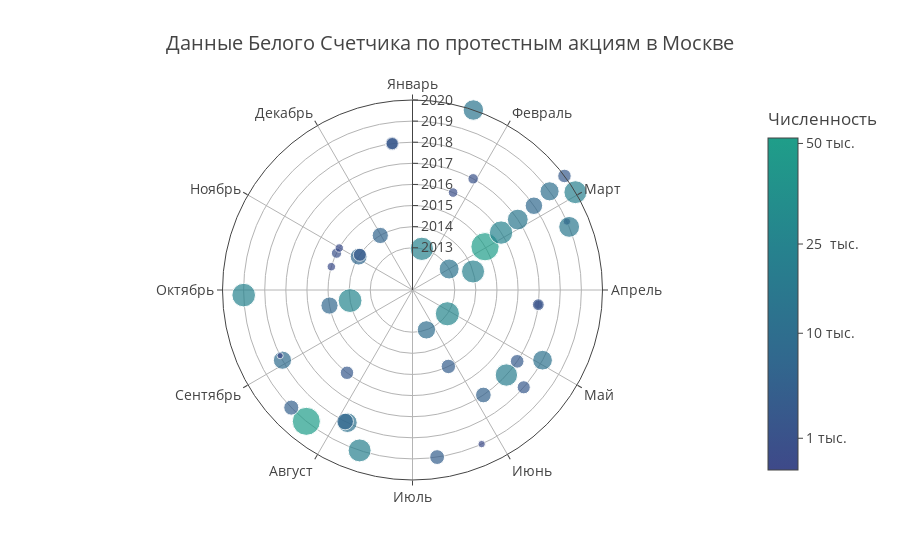

Write notebook code for a chart like this one.
### Code cell
fig = px.scatter_polar(df, r="year", theta="polar_date", color=np.sqrt(df['count']), size=np.sqrt(df['count']), #symbol="year", log_r=True,
                       color_continuous_scale = px.colors.sequential.Viridis[2:6], 
                       title='Данные Белого Счетчика по протестным акциям в Москве',
                       range_r=[2011, 2020], custom_data=[df.date.dt.strftime('%Y-%m-%d'), 'name', 'count'])
# months = ['January', 'February', 'March', 'April', 'May', 'June', 'July',
#           'August', 'September', 'October', 'November', 'December']

months = ['Январь', 'Февраль', 'Март', 'Апрель', 'Май', 'Июнь', 'Июль',
          'Август', 'Сентябрь', 'Октябрь', 'Ноябрь', 'Декабрь']

fig.update_layout(
    template=None,
    
    font=dict(
#         family="Courier New, monospace",
        size=14,
#         color="#7f7f7f"
    ),
    polar = dict(
        angularaxis = dict(tickvals=[(a*30) for a in range(0, 12)], ticktext=months), 
        radialaxis = dict(tickvals=[2013, 2014, 2015, 2016, 2017, 2018, 2019, 2020],
                          angle = 90,
                          tickangle = 90 # so that tick labels are not upside down
                         ),
    ),
    coloraxis_colorbar=dict(
        title="Численность",
#         thicknessmode="pixels", thickness=50,
#         lenmode="pixels", len=200,
        yanchor="top", y=1,
        ticks="outside",
    tickvals=np.sqrt([1000, 10000, 25000, 50000]),
    ticktext=['1 тыс.', '10 тыс.', '25  тыс.', '50 тыс.'],
    

)
)
fig.update_traces(
   hovertemplate='<b>%{customdata[1]}</b><br>Дата: %{customdata[0]}<br>Численность: %{customdata[2]}',
)
fig.show()

### Figure 1 — Plotly figure (JSON) as saved in the notebook; plotly's stock layout.template omitted (floating-point values rounded to 4 significant figures; data arrays with more than 128 entries replaced by an {"elided": "..."} marker saying what was removed)
{"data": [{"customdata": {"elided": "46x3 mixed values"}, "hoverlabel": {"namelength": 0}, "hovertemplate": "<b>%{customdata[1]}</b><br>Дата: %{customdata[0]}<br>Численность: %{customdata[2]}", "legendgroup": "", "marker": {"color": [154.9, 114.0, 165.8, 95.92, 151.0, 161.6, 81.24, 47.96, 74.83, 227.2, 59.16, 84.26, 20.49, 30.41, 20.37, 26.08, 155.6, 51.38, 30.98, 123.3, 24.29, 40, 52.92, 142.1, 70, 87.18, 110.9, 48.99, 109.5, 78.74, 94.34, 10.95, 53.85, 41.83, 103.9, 15.81, 123.7, 15.81, 62.45, 150, 223.6, 64.81, 158.7, 119.2, 51.96, 149.3], "coloraxis": "coloraxis", "size": [154.9, 114.0, 165.8, 95.92, 151.0, 161.6, 81.24, 47.96, 74.83, 227.2, 59.16, 84.26, 20.49, 30.41, 20.37, 26.08, 155.6, 51.38, 30.98, 123.3, 24.29, 40, 52.92, 142.1, 70, 87.18, 110.9, 48.99, 109.5, 78.74, 94.34, 10.95, 53.85, 41.83, 103.9, 15.81, 123.7, 15.81, 62.45, 150, 223.6, 64.81, 158.7, 119.2, 51.96, 149.3], "sizemode": "area", "sizeref": 0.5679, "symbol": "circle"}, "mode": "markers", "name": "", "r": [2013, 2013, 2013, 2013, 2014, 2014, 2014, 2014, 2014, 2015, 2015, 2015, 2015, 2015, 2015, 2016, 2016, 2016, 2017, 2017, 2017, 2017, 2017, 2017, 2017, 2018, 2018, 2018, 2018, 2018, 2018, 2018, 2018, 2018, 2019, 2019, 2019, 2019, 2019, 2019, 2019, 2019, 2019, 2020, 2020, 2020], "showlegend": false, "subplot": "polar", "theta": [12.82, 60.16, 124.3, 160.8, 72.99, 260.4, 301.8, 303.8, 329.4, 59.18, 154.8, 259.4, 286.0, 295.9, 299.8, 22.62, 57.05, 218.4, 28.6, 56.22, 96.66, 96.66, 124.3, 132.2, 146.0, 55.23, 118.4, 131.2, 206.1, 207.1, 241.6, 243.6, 352.1, 352.1, 54.25, 66.08, 68.05, 155.8, 171.6, 198.2, 219.0, 225.9, 268.3, 18.69, 53.11, 59.02], "type": "scatterpolar"}], "layout": {"coloraxis": {"colorbar": {"ticks": "outside", "ticktext": ["1 тыс.", "10 тыс.", "25  тыс.", "50 тыс."], "tickvals": [31.62, 100, 158.1, 223.6], "title": {"text": "Численность"}, "y": 1, "yanchor": "top"}, "colorscale": [[0, "#3e4989"], [0.3333, "#31688e"], [0.6667, "#26828e"], [1, "#1f9e89"]]}, "font": {"size": 14}, "legend": {"itemsizing": "constant", "tracegroupgap": 0}, "polar": {"angularaxis": {"direction": "clockwise", "rotation": 90, "ticktext": ["Январь", "Февраль", "Март", "Апрель", "Май", "Июнь", "Июль", "Август", "Сентябрь", "Октябрь", "Ноябрь", "Декабрь"], "tickvals": [0, 30, 60, 90, 120, 150, 180, 210, 240, 270, 300, 330]}, "domain": {"x": [0, 1], "y": [0, 1]}, "radialaxis": {"angle": 90, "range": [2011, 2020], "tickangle": 90, "tickvals": [2013, 2014, 2015, 2016, 2017, 2018, 2019, 2020]}}, "title": {"text": "Данные Белого Счетчика по протестным акциям в Москве"}}}
